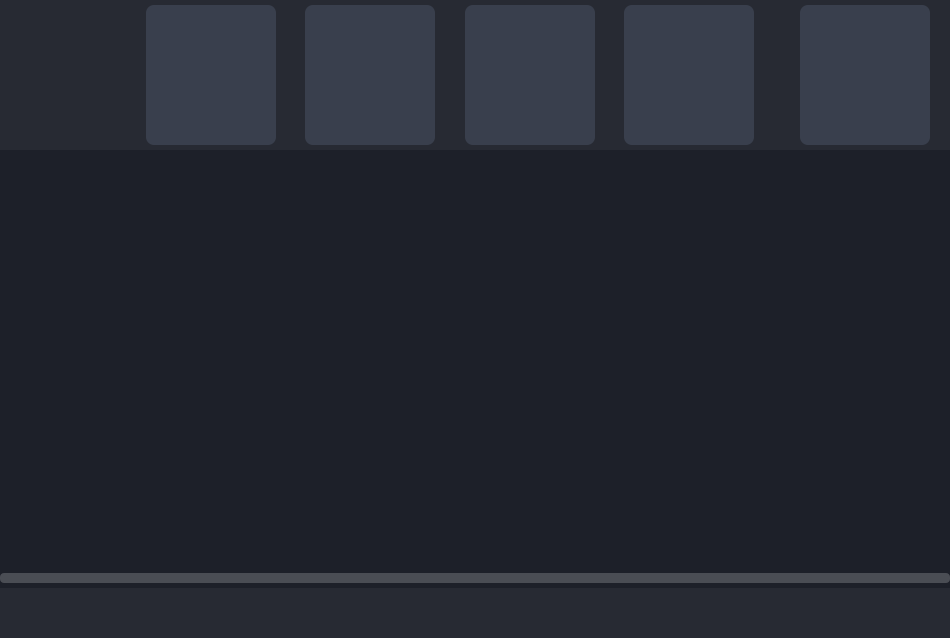
<?xml version="1.0" encoding="UTF-8"?>
<ui version="4.0">
 <class>ImageViewer</class>
 <widget class="QWidget" name="ImageViewer">
  <property name="geometry">
   <rect>
    <x>0</x>
    <y>0</y>
    <width>950</width>
    <height>638</height>
   </rect>
  </property>
  <property name="windowTitle">
   <string>Form</string>
  </property>
  <property name="styleSheet">
   <string notr="true">#ImageViewer {
	background-color: rgb(29, 32, 41);
}



#image_list{
   color:rgba(255, 255, 255, 1);
	border:0px;
	outline:none;
   
	background-color: rgb(29, 32, 41);
}

#image_list::item::selected{
color:rgba(51, 51, 51, 1);
background-color: rgba(57, 63, 77, 1);
}

</string>
  </property>
  <layout class="QVBoxLayout" name="verticalLayout">
   <property name="spacing">
    <number>0</number>
   </property>
   <property name="leftMargin">
    <number>0</number>
   </property>
   <property name="topMargin">
    <number>0</number>
   </property>
   <property name="rightMargin">
    <number>0</number>
   </property>
   <property name="bottomMargin">
    <number>0</number>
   </property>
   <item alignment="Qt::AlignVCenter">
    <widget class="QWidget" name="top" native="true">
     <property name="sizePolicy">
      <sizepolicy hsizetype="Preferred" vsizetype="Fixed">
       <horstretch>0</horstretch>
       <verstretch>0</verstretch>
      </sizepolicy>
     </property>
     <property name="minimumSize">
      <size>
       <width>0</width>
       <height>150</height>
      </size>
     </property>
     <property name="styleSheet">
      <string notr="true">#top {
	background-color: rgb(39, 42, 51);
}

#back_btn{
   background-color:transparent;
	image: url(:/resources/icons/back.png);
}

#selectMode_btn {
	image: url(:/resources/icons/select_mode.png);
	background-color: rgba(57, 63, 77, 1);
   border-radius:8px;
}
#selectMode_btn::checked {
	image: url(:/resources/icons/select_mode.png);
	background-color: rgba(24, 144, 255, 1);
   border-radius:8px;
}
#copy_btn {
	image: url(:/resources/icons/copy.png);
}
#copy_all_btn {
	image: url(:/resources/icons/copy_all.png);
}
#del_btn {
	image: url(:/resources/icons/del.png);
}
#del_all_btn {
	image: url(:/resources/icons/del_all.png);
}

QPushButton {
	font: 14pt &quot;Ubuntu&quot;;
   border-radius:8px;
	color: rgb(225, 227, 240);
	background-color: rgba(57, 63, 77, 1);
}

QPushButton::pressed{
   border-radius:8px;
	color: rgb(225, 227, 240);
	background-color: rgba(24, 144, 255, 1);
}</string>
     </property>
     <layout class="QHBoxLayout" name="horizontalLayout">
      <property name="leftMargin">
       <number>20</number>
      </property>
      <property name="topMargin">
       <number>5</number>
      </property>
      <property name="rightMargin">
       <number>0</number>
      </property>
      <property name="bottomMargin">
       <number>5</number>
      </property>
      <item alignment="Qt::AlignVCenter">
       <widget class="QPushButton" name="back_btn">
        <property name="sizePolicy">
         <sizepolicy hsizetype="Fixed" vsizetype="Expanding">
          <horstretch>0</horstretch>
          <verstretch>0</verstretch>
         </sizepolicy>
        </property>
        <property name="minimumSize">
         <size>
          <width>80</width>
          <height>140</height>
         </size>
        </property>
        <property name="maximumSize">
         <size>
          <width>80</width>
          <height>16777215</height>
         </size>
        </property>
        <property name="text">
         <string/>
        </property>
        <property name="flat">
         <bool>true</bool>
        </property>
       </widget>
      </item>
      <item>
       <spacer name="horizontalSpacer_4">
        <property name="orientation">
         <enum>Qt::Horizontal</enum>
        </property>
        <property name="sizeType">
         <enum>QSizePolicy::Expanding</enum>
        </property>
        <property name="sizeHint" stdset="0">
         <size>
          <width>40</width>
          <height>20</height>
         </size>
        </property>
       </spacer>
      </item>
      <item>
       <widget class="QPushButton" name="copy_btn">
        <property name="sizePolicy">
         <sizepolicy hsizetype="Fixed" vsizetype="Expanding">
          <horstretch>0</horstretch>
          <verstretch>0</verstretch>
         </sizepolicy>
        </property>
        <property name="minimumSize">
         <size>
          <width>130</width>
          <height>50</height>
         </size>
        </property>
        <property name="text">
         <string/>
        </property>
       </widget>
      </item>
      <item>
       <spacer name="horizontalSpacer_5">
        <property name="orientation">
         <enum>Qt::Horizontal</enum>
        </property>
        <property name="sizeType">
         <enum>QSizePolicy::Expanding</enum>
        </property>
        <property name="sizeHint" stdset="0">
         <size>
          <width>10</width>
          <height>20</height>
         </size>
        </property>
       </spacer>
      </item>
      <item>
       <widget class="QPushButton" name="copy_all_btn">
        <property name="sizePolicy">
         <sizepolicy hsizetype="Fixed" vsizetype="Expanding">
          <horstretch>0</horstretch>
          <verstretch>0</verstretch>
         </sizepolicy>
        </property>
        <property name="minimumSize">
         <size>
          <width>130</width>
          <height>50</height>
         </size>
        </property>
        <property name="text">
         <string/>
        </property>
       </widget>
      </item>
      <item>
       <spacer name="horizontalSpacer_6">
        <property name="orientation">
         <enum>Qt::Horizontal</enum>
        </property>
        <property name="sizeType">
         <enum>QSizePolicy::Expanding</enum>
        </property>
        <property name="sizeHint" stdset="0">
         <size>
          <width>10</width>
          <height>20</height>
         </size>
        </property>
       </spacer>
      </item>
      <item>
       <widget class="QPushButton" name="del_btn">
        <property name="sizePolicy">
         <sizepolicy hsizetype="Fixed" vsizetype="Expanding">
          <horstretch>0</horstretch>
          <verstretch>0</verstretch>
         </sizepolicy>
        </property>
        <property name="minimumSize">
         <size>
          <width>130</width>
          <height>50</height>
         </size>
        </property>
        <property name="text">
         <string/>
        </property>
       </widget>
      </item>
      <item>
       <spacer name="horizontalSpacer_7">
        <property name="orientation">
         <enum>Qt::Horizontal</enum>
        </property>
        <property name="sizeType">
         <enum>QSizePolicy::Expanding</enum>
        </property>
        <property name="sizeHint" stdset="0">
         <size>
          <width>10</width>
          <height>20</height>
         </size>
        </property>
       </spacer>
      </item>
      <item>
       <widget class="QPushButton" name="del_all_btn">
        <property name="sizePolicy">
         <sizepolicy hsizetype="Fixed" vsizetype="Expanding">
          <horstretch>0</horstretch>
          <verstretch>0</verstretch>
         </sizepolicy>
        </property>
        <property name="minimumSize">
         <size>
          <width>130</width>
          <height>50</height>
         </size>
        </property>
        <property name="text">
         <string/>
        </property>
       </widget>
      </item>
      <item>
       <spacer name="horizontalSpacer">
        <property name="orientation">
         <enum>Qt::Horizontal</enum>
        </property>
        <property name="sizeType">
         <enum>QSizePolicy::Expanding</enum>
        </property>
        <property name="sizeHint" stdset="0">
         <size>
          <width>40</width>
          <height>20</height>
         </size>
        </property>
       </spacer>
      </item>
      <item>
       <widget class="QPushButton" name="selectMode_btn">
        <property name="sizePolicy">
         <sizepolicy hsizetype="Fixed" vsizetype="Expanding">
          <horstretch>0</horstretch>
          <verstretch>0</verstretch>
         </sizepolicy>
        </property>
        <property name="minimumSize">
         <size>
          <width>130</width>
          <height>60</height>
         </size>
        </property>
        <property name="text">
         <string/>
        </property>
        <property name="checkable">
         <bool>true</bool>
        </property>
       </widget>
      </item>
      <item>
       <spacer name="horizontalSpacer_2">
        <property name="orientation">
         <enum>Qt::Horizontal</enum>
        </property>
        <property name="sizeType">
         <enum>QSizePolicy::Fixed</enum>
        </property>
        <property name="sizeHint" stdset="0">
         <size>
          <width>20</width>
          <height>0</height>
         </size>
        </property>
       </spacer>
      </item>
     </layout>
    </widget>
   </item>
   <item>
    <widget class="QFileListView" name="image_list" native="true">
     <property name="sizePolicy">
      <sizepolicy hsizetype="Expanding" vsizetype="Expanding">
       <horstretch>0</horstretch>
       <verstretch>0</verstretch>
      </sizepolicy>
     </property>
    </widget>
   </item>
   <item>
    <widget class="QWidget" name="capacity_container" native="true">
     <property name="sizePolicy">
      <sizepolicy hsizetype="Preferred" vsizetype="Fixed">
       <horstretch>0</horstretch>
       <verstretch>0</verstretch>
      </sizepolicy>
     </property>
     <property name="minimumSize">
      <size>
       <width>0</width>
       <height>20</height>
      </size>
     </property>
     <property name="styleSheet">
      <string notr="true">#capacity_container {
background-color: rgb(29, 32, 41);
}

#capacity {
  background-color:rgba(255, 255, 255, 0.2);
  border-radius: 4px;
}

#capacity::chunk
{
   background-color:rgba(67, 207, 124, 1);
   border-radius: 4px;
}</string>
     </property>
     <layout class="QHBoxLayout" name="horizontalLayout_3">
      <property name="leftMargin">
       <number>0</number>
      </property>
      <property name="topMargin">
       <number>0</number>
      </property>
      <property name="rightMargin">
       <number>0</number>
      </property>
      <property name="bottomMargin">
       <number>0</number>
      </property>
      <item>
       <widget class="QProgressBar" name="capacity">
        <property name="minimumSize">
         <size>
          <width>0</width>
          <height>10</height>
         </size>
        </property>
        <property name="maximumSize">
         <size>
          <width>16777215</width>
          <height>10</height>
         </size>
        </property>
        <property name="styleSheet">
         <string notr="true"/>
        </property>
        <property name="value">
         <number>0</number>
        </property>
        <property name="textVisible">
         <bool>false</bool>
        </property>
       </widget>
      </item>
     </layout>
    </widget>
   </item>
   <item>
    <widget class="QWidget" name="extStorageWidget" native="true">
     <property name="sizePolicy">
      <sizepolicy hsizetype="Preferred" vsizetype="Fixed">
       <horstretch>0</horstretch>
       <verstretch>0</verstretch>
      </sizepolicy>
     </property>
     <property name="minimumSize">
      <size>
       <width>0</width>
       <height>50</height>
      </size>
     </property>
     <property name="styleSheet">
      <string notr="true">#extStorageWidget {
background-color:rgba(39, 42, 51, 1);
}</string>
     </property>
     <layout class="QHBoxLayout" name="horizontalLayout_2">
      <property name="leftMargin">
       <number>10</number>
      </property>
      <property name="topMargin">
       <number>0</number>
      </property>
      <property name="rightMargin">
       <number>10</number>
      </property>
      <property name="bottomMargin">
       <number>5</number>
      </property>
     </layout>
    </widget>
   </item>
  </layout>
 </widget>
 <customwidgets>
  <customwidget>
   <class>QFileListView</class>
   <extends>QWidget</extends>
   <header>widgets/viewer/qfilelistview.h</header>
   <container>1</container>
  </customwidget>
 </customwidgets>
 <resources/>
 <connections>
  <connection>
   <sender>selectMode_btn</sender>
   <signal>toggled(bool)</signal>
   <receiver>ImageViewer</receiver>
   <slot>onSelectModeToggled(bool)</slot>
   <hints>
    <hint type="sourcelabel">
     <x>923</x>
     <y>49</y>
    </hint>
    <hint type="destinationlabel">
     <x>861</x>
     <y>45</y>
    </hint>
   </hints>
  </connection>
  <connection>
   <sender>copy_all_btn</sender>
   <signal>clicked()</signal>
   <receiver>ImageViewer</receiver>
   <slot>onCopyAllClicked()</slot>
   <hints>
    <hint type="sourcelabel">
     <x>434</x>
     <y>54</y>
    </hint>
    <hint type="destinationlabel">
     <x>273</x>
     <y>-24</y>
    </hint>
   </hints>
  </connection>
  <connection>
   <sender>del_btn</sender>
   <signal>clicked()</signal>
   <receiver>ImageViewer</receiver>
   <slot>onDelSelectClicked()</slot>
   <hints>
    <hint type="sourcelabel">
     <x>468</x>
     <y>32</y>
    </hint>
    <hint type="destinationlabel">
     <x>440</x>
     <y>-30</y>
    </hint>
   </hints>
  </connection>
  <connection>
   <sender>del_all_btn</sender>
   <signal>clicked()</signal>
   <receiver>ImageViewer</receiver>
   <slot>onDelAllClicked()</slot>
   <hints>
    <hint type="sourcelabel">
     <x>741</x>
     <y>43</y>
    </hint>
    <hint type="destinationlabel">
     <x>582</x>
     <y>-10</y>
    </hint>
   </hints>
  </connection>
  <connection>
   <sender>copy_btn</sender>
   <signal>clicked()</signal>
   <receiver>ImageViewer</receiver>
   <slot>onCopySelectedClicked()</slot>
   <hints>
    <hint type="sourcelabel">
     <x>194</x>
     <y>41</y>
    </hint>
    <hint type="destinationlabel">
     <x>107</x>
     <y>-31</y>
    </hint>
   </hints>
  </connection>
  <connection>
   <sender>back_btn</sender>
   <signal>clicked()</signal>
   <receiver>ImageViewer</receiver>
   <slot>onBackClicked()</slot>
   <hints>
    <hint type="sourcelabel">
     <x>65</x>
     <y>98</y>
    </hint>
    <hint type="destinationlabel">
     <x>-74</x>
     <y>89</y>
    </hint>
   </hints>
  </connection>
 </connections>
 <slots>
  <slot>onItemClicked(QListWidgetItem*)</slot>
  <slot>onSelectModeToggled(bool)</slot>
  <slot>onCopySelectedClicked()</slot>
  <slot>onCopyAllClicked()</slot>
  <slot>onDelSelectClicked()</slot>
  <slot>onDelAllClicked()</slot>
  <slot>onBackClicked()</slot>
 </slots>
</ui>
